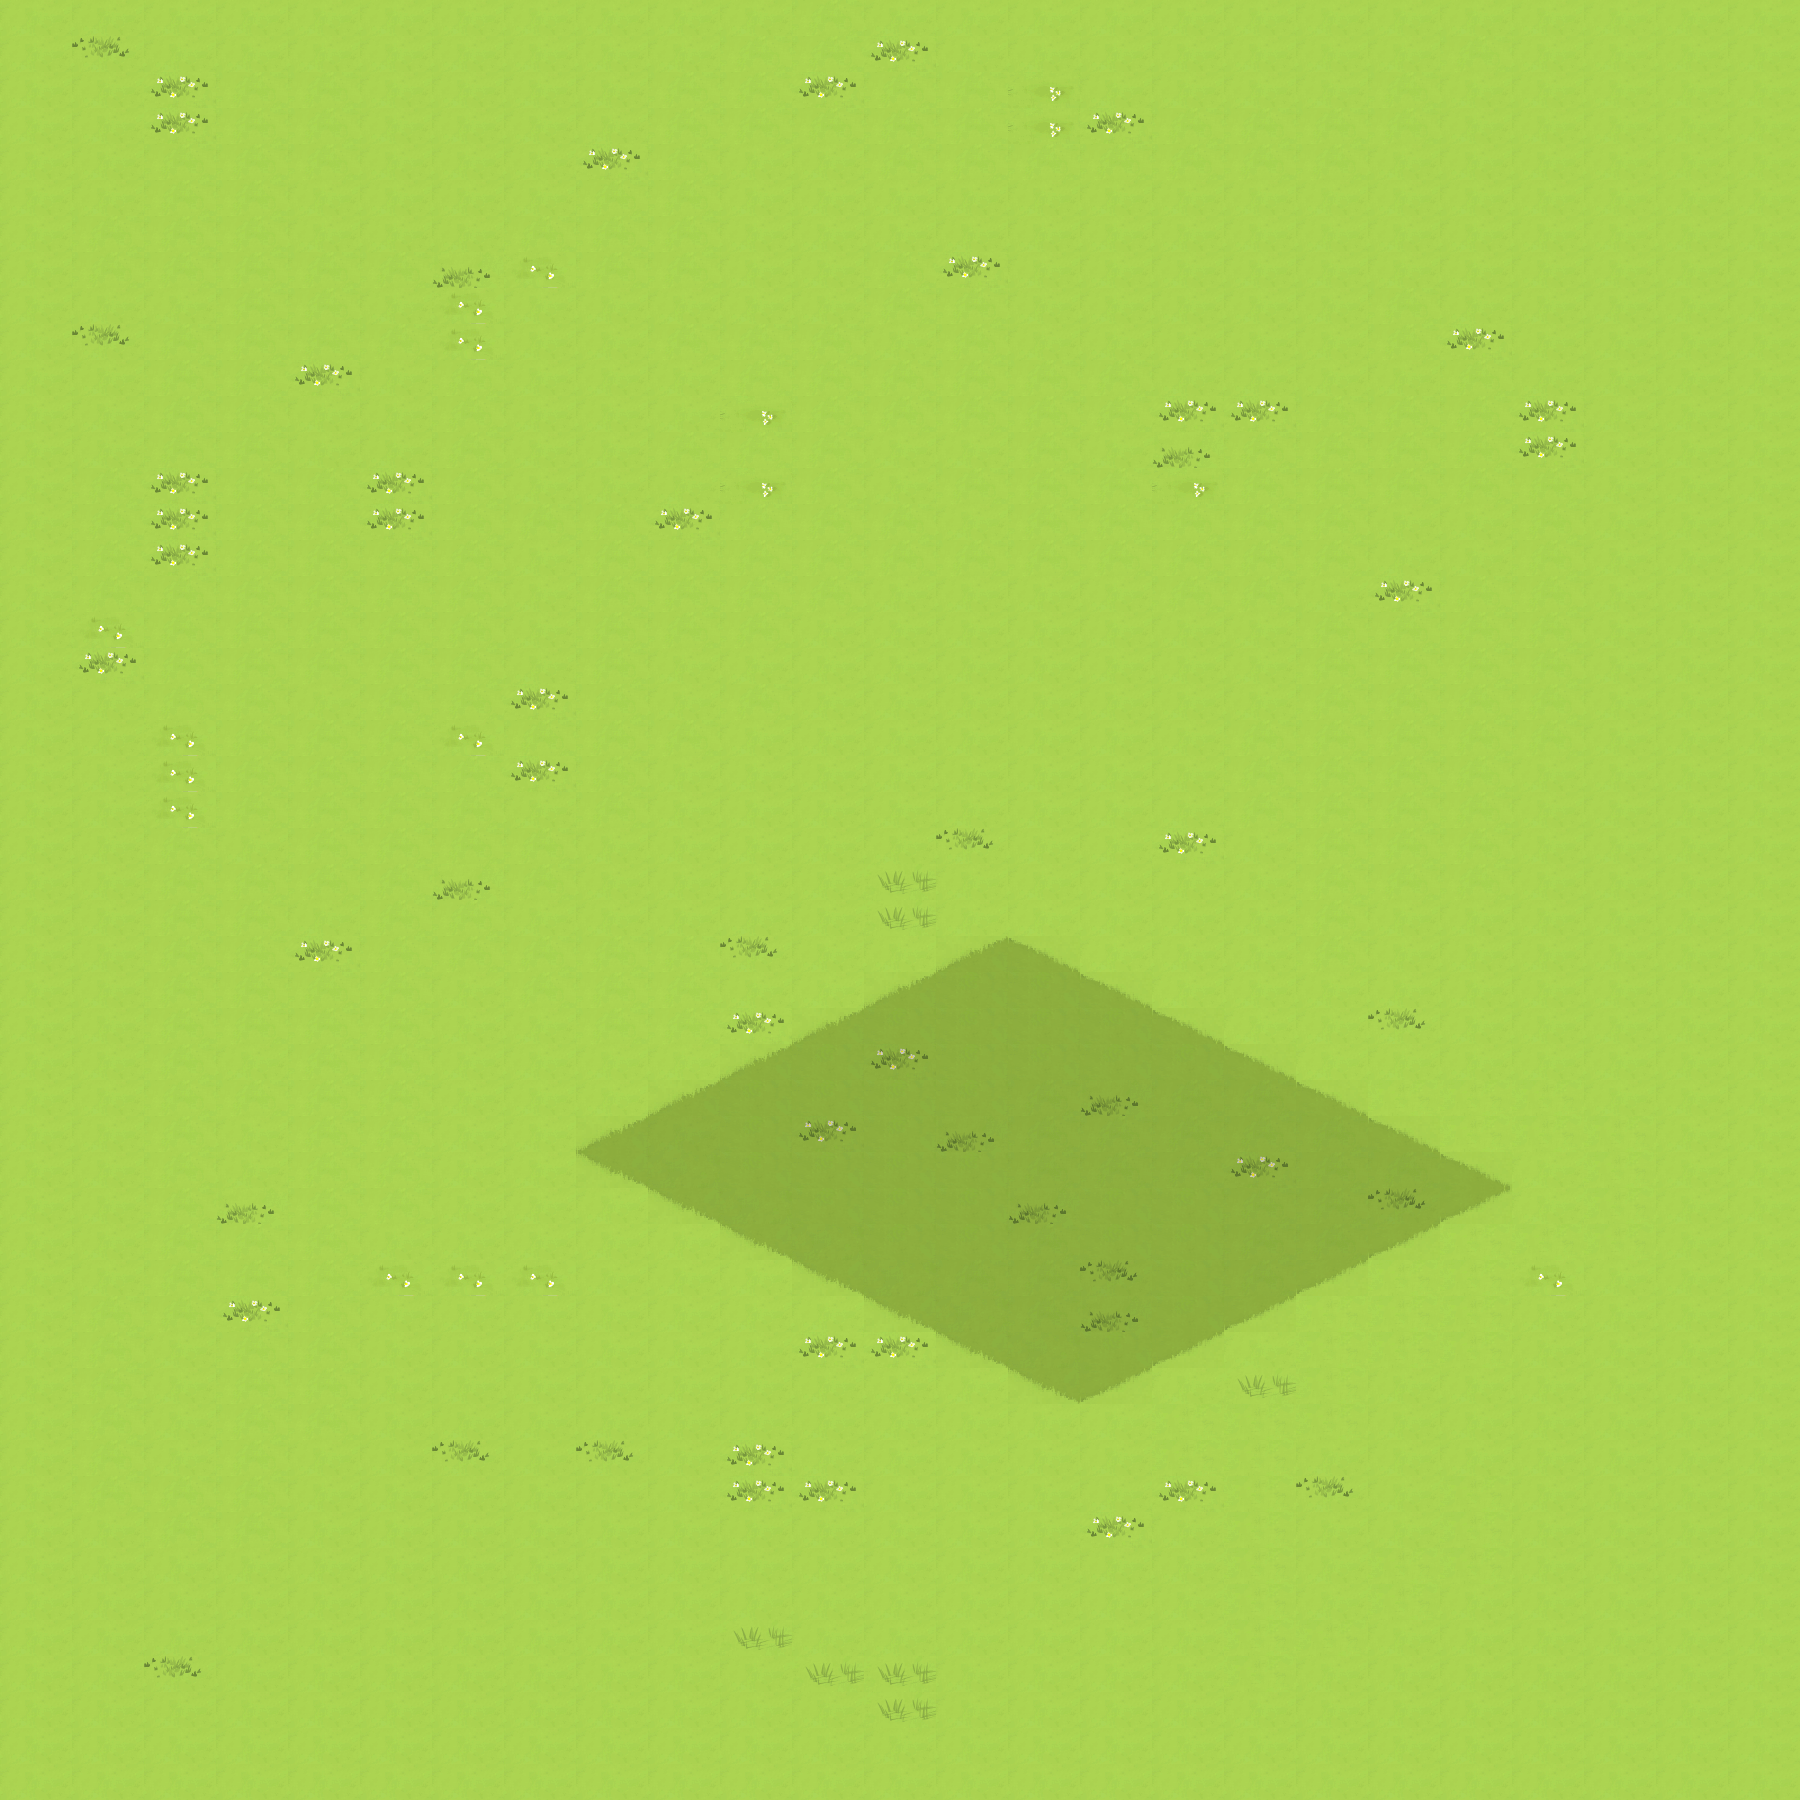

Below is a game level as drawn by its tile map, then a one-line description and the .tmx file that defines it, in full:
An orthogonal 25x50 tile map with 72x36 px tiles, 1 tile layer (Tile Layer 1).

<map version="1.0" orientation="orthogonal" renderorder="right-down" width="25" height="50" tilewidth="72" tileheight="36" nextobjectid="1">
 <tileset firstgid="1" name="Grass" tilewidth="72" tileheight="36" tilecount="48" columns="3">
  <image source="tileset.png" width="216" height="576" />
 </tileset>
 <layer name="Tile Layer 1" width="25" height="50">
  <data encoding="csv">
4,4,4,4,4,4,4,4,4,4,4,8,4,4,4,4,4,4,4,4,4,4,4,4,4,
4,1,4,4,4,4,4,4,4,4,8,8,3,4,4,4,4,4,4,4,8,4,4,4,4,
4,4,3,8,8,4,4,4,4,8,8,3,8,8,15,4,4,4,4,8,4,4,4,4,4,
4,4,3,8,8,4,4,4,4,8,8,8,8,8,15,3,8,8,8,8,4,4,4,4,4,
4,4,8,8,8,4,4,4,3,8,4,4,8,8,8,8,8,8,8,4,4,4,4,4,4,
4,4,8,8,4,4,4,4,8,8,4,4,4,4,4,4,4,4,4,4,4,4,4,4,4,
4,8,8,8,4,4,4,8,8,8,4,4,4,4,4,4,4,4,4,4,4,4,4,4,4,
4,8,8,8,8,8,2,13,8,8,4,4,8,3,4,4,4,4,4,4,4,4,4,4,4,
4,4,4,8,8,4,13,4,4,4,4,4,8,8,4,4,4,4,4,8,4,4,4,4,4,
4,1,8,8,8,8,13,4,4,8,8,8,4,8,4,4,4,4,4,8,3,4,4,4,4,
4,4,8,8,3,4,8,4,4,4,8,8,8,8,8,8,4,4,4,4,8,4,4,4,4,
4,4,8,8,4,4,8,4,4,4,15,8,8,8,8,8,3,3,8,8,8,3,4,4,4,
4,4,8,8,4,4,8,4,4,8,8,8,4,4,8,4,2,8,8,8,8,3,4,4,4,
4,8,3,8,8,3,8,4,4,4,15,8,4,8,8,8,15,8,8,8,8,8,4,4,4,
4,8,3,8,8,3,8,8,8,3,8,8,8,4,8,8,8,8,8,4,4,8,4,4,4,
4,8,3,8,8,8,8,4,8,8,8,8,8,8,8,8,8,8,8,4,4,8,4,4,4,
4,8,8,8,8,8,8,4,8,8,8,8,4,4,4,4,8,8,4,3,8,8,4,4,4,
4,13,8,8,8,8,8,4,8,8,8,4,4,4,4,4,4,4,8,8,8,8,4,4,4,
4,3,8,8,8,8,8,4,8,4,4,4,4,4,4,4,4,4,8,8,8,8,4,4,4,
4,4,8,8,4,8,8,3,8,4,8,4,4,4,4,4,4,4,8,8,8,8,4,4,4,
4,4,13,8,8,8,13,8,8,8,4,4,4,4,4,4,4,8,8,8,8,8,4,4,4,
4,4,13,8,8,8,8,3,8,4,4,4,4,4,4,4,4,8,8,8,8,4,4,4,4,
4,4,13,8,8,8,8,4,8,4,4,4,4,4,4,4,4,8,8,8,8,4,4,4,4,
4,4,8,4,8,8,8,8,4,4,4,4,4,1,4,4,3,4,8,8,8,4,4,4,4,
4,4,8,8,8,8,2,8,4,4,4,4,14,4,4,4,4,4,8,8,8,4,4,4,4,
4,4,8,8,4,8,8,4,4,4,4,4,14,4,4,4,4,4,8,4,4,4,4,4,4,
4,4,8,8,3,8,8,8,8,8,1,4,4,34,35,4,4,4,8,4,4,4,4,4,4,
4,4,8,8,8,8,4,8,8,8,4,4,34,36,36,35,4,4,4,4,4,4,4,4,4,
4,4,8,8,8,8,4,4,8,8,3,34,36,36,36,36,35,4,4,1,4,4,4,4,4,
4,4,8,4,8,8,4,4,4,4,34,36,18,36,36,36,36,35,4,4,4,4,4,4,4,
4,4,8,8,8,8,4,4,4,34,36,36,36,36,23,17,23,23,35,10,10,10,4,4,4,
4,4,8,4,8,8,4,4,34,19,36,18,36,17,23,23,23,23,23,35,10,10,10,4,4,
4,4,8,4,8,8,4,4,31,22,36,36,36,36,23,23,23,18,23,23,35,4,10,4,4,
4,4,8,2,8,8,4,4,4,31,22,36,36,36,17,36,36,23,23,16,32,4,10,4,4,
4,4,8,8,8,4,4,4,4,4,31,22,36,36,23,36,36,23,23,32,10,10,10,4,4,
4,4,8,8,8,13,13,13,4,4,4,31,22,23,23,16,36,23,32,10,10,13,4,4,4,
4,8,8,3,8,4,4,4,4,4,4,4,31,22,23,17,36,32,10,10,10,4,4,4,4,
4,8,4,8,8,4,4,4,4,4,4,3,3,31,22,36,32,4,10,10,10,4,4,4,4,
4,8,4,8,8,4,4,4,4,4,4,4,4,4,31,32,4,14,10,4,4,4,4,4,4,
4,8,4,8,8,4,4,4,4,4,4,4,4,4,4,4,10,10,10,4,4,4,4,4,4,
4,8,4,8,4,4,1,4,1,4,3,4,4,4,4,4,10,10,4,4,4,4,4,4,4,
4,8,8,8,4,4,4,4,4,4,3,3,4,4,4,4,3,10,1,4,10,4,4,4,4,
4,4,8,8,4,4,4,4,4,4,4,4,4,4,4,3,4,10,4,4,10,4,4,4,4,
4,4,4,4,4,4,4,4,4,4,4,4,4,4,4,4,4,10,4,10,10,4,4,4,4,
4,4,4,4,4,4,4,4,4,4,4,4,4,4,4,4,4,10,4,10,4,4,4,4,4,
4,4,4,4,4,4,4,4,4,4,14,4,4,4,4,4,4,10,10,4,4,4,4,4,4,
4,4,1,4,4,4,4,4,4,4,4,14,14,4,4,4,4,10,4,4,4,4,4,4,4,
4,4,4,4,4,4,4,4,4,4,4,4,14,4,4,4,4,4,4,4,4,4,4,4,4,
4,4,4,4,4,4,4,4,4,4,4,4,4,4,4,4,4,4,4,4,4,4,4,4,4,
4,4,4,4,4,4,4,4,4,4,4,4,4,4,4,4,4,4,4,4,4,4,4,4,4
</data>
 </layer>
</map>
